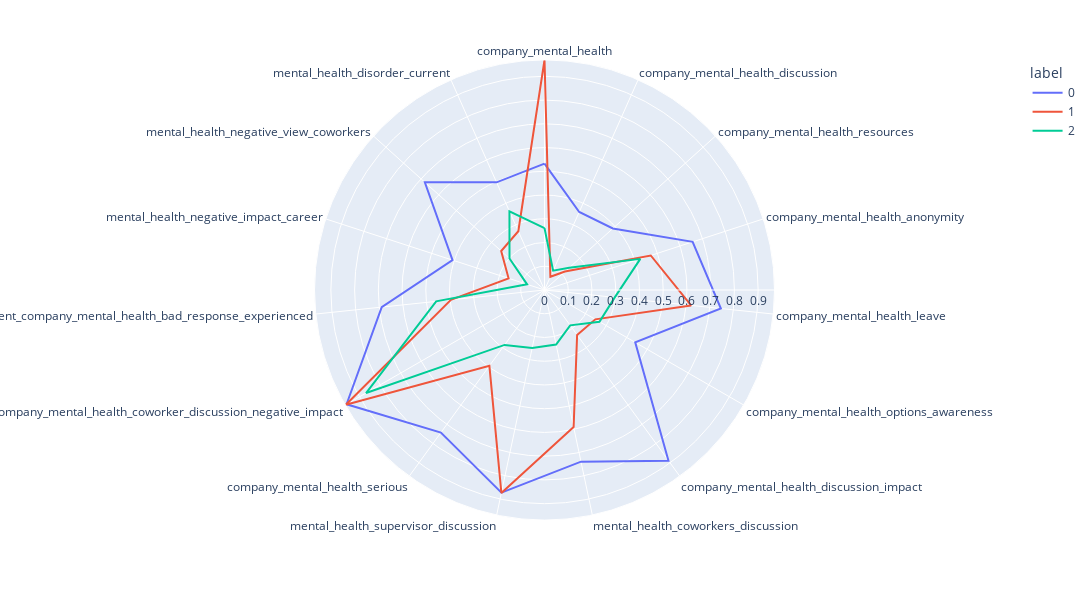

The code cell stored with this chart in its notebook:
### Code cell
import plotly.express as px
kmeans = KMeans(
        n_clusters=3, init="k-means++",
        n_init=10,
        tol=1e-04, random_state=42
    )
kmeans.fit(X)


clusters=pd.DataFrame(X,columns=survey_data_with_clusters.columns)
clusters['label']=kmeans.labels_
polar=clusters.groupby("label").mean().reset_index()
polar=pd.melt(polar,id_vars=["label"])
fig4 = px.line_polar(polar, r="value", theta="variable", color="label", line_close=True,height=600,width=1200)
fig4.show()

### Figure 1 — Plotly figure (JSON) as saved in the notebook; plotly's stock layout.template omitted (floating-point values rounded to 4 significant figures)
{"data": [{"hovertemplate": "label=0<br>value=%{r}<br>variable=%{theta}<extra></extra>", "legendgroup": "0", "line": {"color": "#636efa", "dash": "solid"}, "marker": {"symbol": "circle"}, "mode": "lines", "name": "0", "r": [0.5323, 0.3596, 0.3875, 0.6561, 0.7471, 0.4413, 0.8886, 0.7392, 0.8729, 0.7425, 0.9629, 0.6896, 0.4074, 0.6784, 0.4965, 0.5323], "showlegend": true, "subplot": "polar", "theta": ["company_mental_health", "company_mental_health_discussion", "company_mental_health_resources", "company_mental_health_anonymity", "company_mental_health_leave", "company_mental_health_options_awareness", "company_mental_health_discussion_impact", "mental_health_coworkers_discussion", "mental_health_supervisor_discussion", "company_mental_health_serious", "company_mental_health_coworker_discussion_negative_impact", "previous_and_current_company_mental_health_bad_response_experienced", "mental_health_negative_impact_career", "mental_health_negative_view_coworkers", "mental_health_disorder_current", "company_mental_health"], "type": "scatterpolar"}, {"hovertemplate": "label=1<br>value=%{r}<br>variable=%{theta}<extra></extra>", "legendgroup": "1", "line": {"color": "#EF553B", "dash": "solid"}, "marker": {"symbol": "circle"}, "mode": "lines", "name": "1", "r": [0.969, 0.0609, 0.1159, 0.4707, 0.6208, 0.2472, 0.2338, 0.5898, 0.8739, 0.3949, 0.9666, 0.3965, 0.1591, 0.2456, 0.2711, 0.969], "showlegend": true, "subplot": "polar", "theta": ["company_mental_health", "company_mental_health_discussion", "company_mental_health_resources", "company_mental_health_anonymity", "company_mental_health_leave", "company_mental_health_options_awareness", "company_mental_health_discussion_impact", "mental_health_coworkers_discussion", "mental_health_supervisor_discussion", "company_mental_health_serious", "company_mental_health_coworker_discussion_negative_impact", "previous_and_current_company_mental_health_bad_response_experienced", "mental_health_negative_impact_career", "mental_health_negative_view_coworkers", "mental_health_disorder_current", "company_mental_health"], "type": "scatterpolar"}, {"hovertemplate": "label=2<br>value=%{r}<br>variable=%{theta}<extra></extra>", "legendgroup": "2", "line": {"color": "#00cc96", "dash": "solid"}, "marker": {"symbol": "circle"}, "mode": "lines", "name": "2", "r": [0.2609, 0.08925, 0.14, 0.4243, 0.2977, 0.2673, 0.1842, 0.2349, 0.2499, 0.286, 0.8682, 0.4588, 0.07708, 0.1984, 0.3631, 0.2609], "showlegend": true, "subplot": "polar", "theta": ["company_mental_health", "company_mental_health_discussion", "company_mental_health_resources", "company_mental_health_anonymity", "company_mental_health_leave", "company_mental_health_options_awareness", "company_mental_health_discussion_impact", "mental_health_coworkers_discussion", "mental_health_supervisor_discussion", "company_mental_health_serious", "company_mental_health_coworker_discussion_negative_impact", "previous_and_current_company_mental_health_bad_response_experienced", "mental_health_negative_impact_career", "mental_health_negative_view_coworkers", "mental_health_disorder_current", "company_mental_health"], "type": "scatterpolar"}], "layout": {"height": 600, "legend": {"title": {"text": "label"}, "tracegroupgap": 0}, "margin": {"t": 60}, "polar": {"angularaxis": {"direction": "clockwise", "rotation": 90}, "domain": {"x": [0, 1], "y": [0, 1]}}, "width": 1200}}
